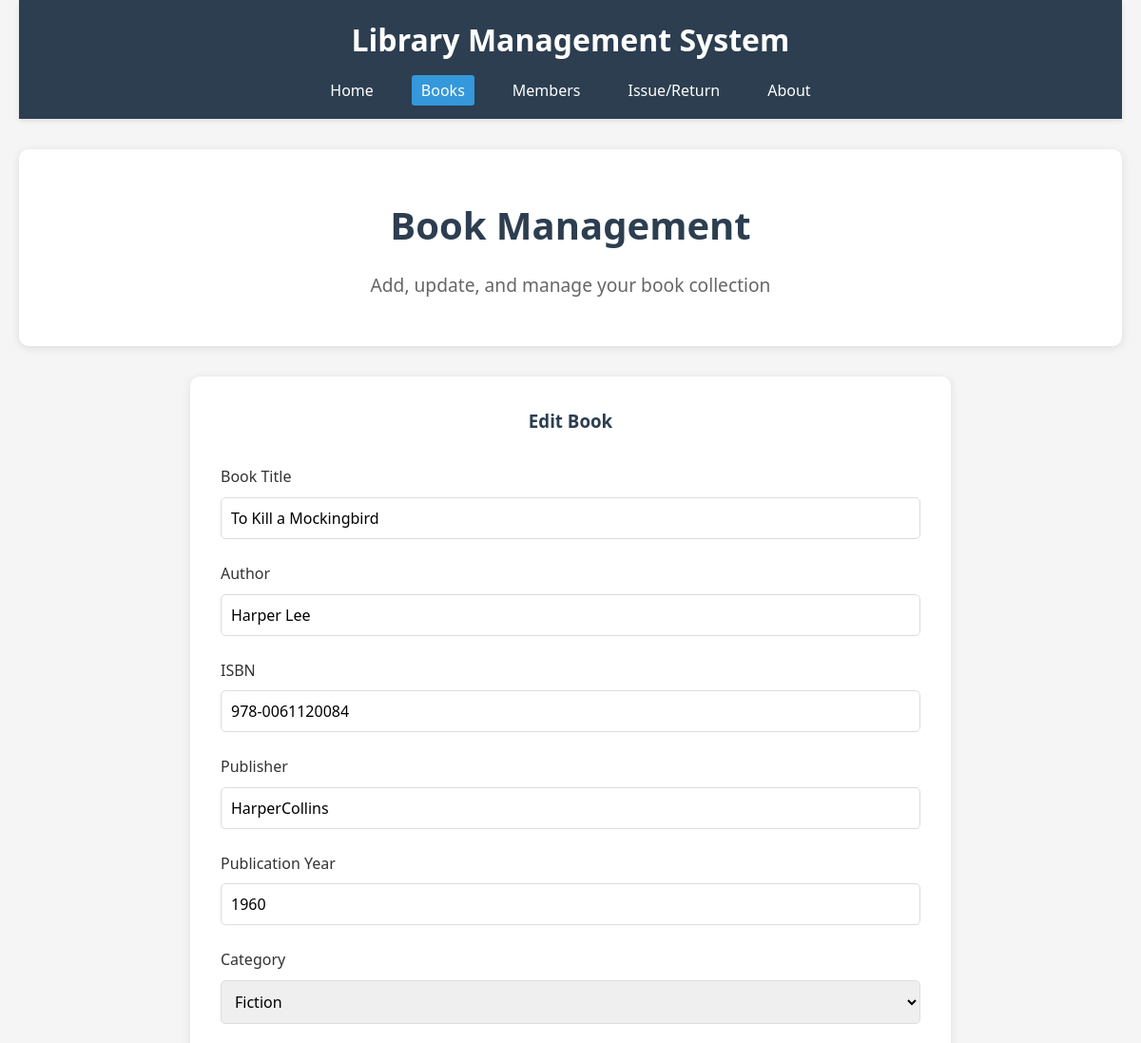
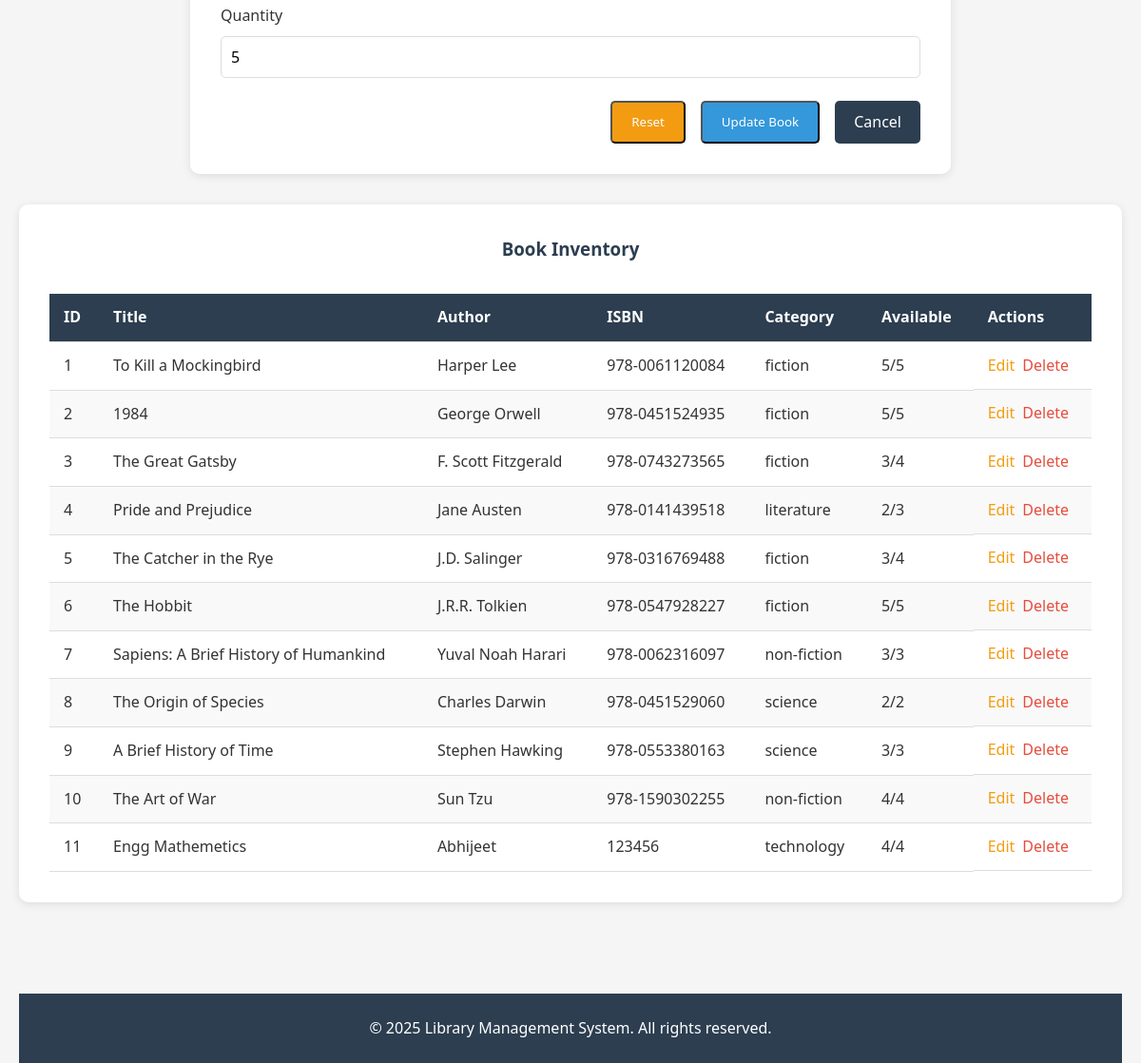
Page /books/edit/1 on the committed database (2 pictures, top to bottom).
### app.py (models this page shows, shortened)
class Book(db.Model):
    id = db.Column(db.Integer, primary_key=True)
    title = db.Column(db.String(100), nullable=False)
    author = db.Column(db.String(100), nullable=False)
    isbn = db.Column(db.String(20), unique=True, nullable=False)
    publisher = db.Column(db.String(100))
    publication_year = db.Column(db.Integer)
    category = db.Column(db.String(50), nullable=False)
    quantity = db.Column(db.Integer, default=1)
    available = db.Column(db.Integer, default=1)
    created_at = db.Column(db.DateTime, default=datetime.utcnow)

### app.py (the view, shortened to what this page needs)
@app.route('/books/edit/<int:id>', methods=['GET', 'POST'])
def edit_book(id):
    book = Book.query.get_or_404(id)
    books = Book.query.all()
    return render_template('books.html', book=book, books=books, edit_mode=True)

### templates/books.html (shortened to what this page needs)
{% extends 'base.html' %}
{% block content %}
<section class="hero">
    <h2>Book Management</h2>
    <p>Add, update, and manage your book collection</p>
</section>
<section class="form-container">
    <h3 class="form-title">{% if edit_mode %}Edit Book{% else %}Add New Book{% endif %}</h3>
    <form action="{% if edit_mode %}{{ url_for('edit_book', id=book.id) }}{% else %}{{ url_for('add_book') }}{% endif %}" method="POST">
        <div class="form-group">
            <label for="bookTitle">Book Title</label>
            <input type="text" id="bookTitle" name="bookTitle" class="form-control" placeholder="Enter book title" value="{% if edit_mode %}{{ book.title }}{% endif %}" required>
        </div>
        <div class="form-group">
            <label for="author">Author</label>
            <input type="text" id="author" name="author" class="form-control" placeholder="Enter author name" value="{% if edit_mode %}{{ book.author }}{% endif %}" required>
        </div>
        <div class="form-group">
            <label for="isbn">ISBN</label>
            <input type="text" id="isbn" name="isbn" class="form-control" placeholder="Enter ISBN number" value="{% if edit_mode %}{{ book.isbn }}{% endif %}" required>
        </div>
        <div class="form-group">
            <label for="publisher">Publisher</label>
            <input type="text" id="publisher" name="publisher" class="form-control" placeholder="Enter publisher name" value="{% if edit_mode %}{{ book.publisher }}{% endif %}">
        </div>
        <div class="form-group">
            <label for="publicationYear">Publication Year</label>
            <input type="number" id="publicationYear" name="publicationYear" class="form-control" placeholder="Enter publication year" value="{% if edit_mode %}{{ book.publication_year }}{% endif %}">
        </div>
        <div class="form-group">
            <label for="category">Category</label>
            <select id="category" name="category" class="form-control" required>
                <option value="fiction" {% if edit_mode and book.category == 'fiction' %}selected{% endif %}>Fiction</option>
            </select>
        </div>
        <div class="form-group">
            <label for="quantity">Quantity</label>
            <input type="number" id="quantity" name="quantity" class="form-control" placeholder="Enter quantity" value="{% if edit_mode %}{{ book.quantity }}{% endif %}" required>
        </div>
        <div class="form-buttons">
            <button type="reset" class="btn" style="background-color: var(--warning-color);">Reset</button>
            <button type="submit" class="btn">{% if edit_mode %}Update Book{% else %}Add Book{% endif %}</button>
            {% if edit_mode %}
            <a href="{{ url_for('books') }}" class="btn" style="background-color: var(--primary-color);">Cancel</a>
            {% endif %}
        </div>
    </form>
</section>
<section class="table-container">
    <h3 class="form-title">Book Inventory</h3>
    <table>
        <thead>
            <tr>
                <th>ID</th>
                <th>Title</th>
                <th>Author</th>
                <th>ISBN</th>
                <th>Category</th>
                <th>Available</th>
                <th>Actions</th>
            </tr>
        </thead>
        <tbody>
            {% if books %}
                {% for book in books %}
                <tr>
                    <td>{{ book.id }}</td>
                    <td>{{ book.title }}</td>
                    <td>{{ book.author }}</td>
                    <td>{{ book.isbn }}</td>
                    <td>{{ book.category }}</td>
                    <td>{{ book.available }}/{{ book.quantity }}</td>
                    <td class="action-buttons">
                        <a href="{{ url_for('edit_book', id=book.id) }}" class="edit-btn">Edit</a>
                        <a href="{{ url_for('delete_book', id=book.id) }}" class="delete-btn" onclick="return confirm('Are you sure you want to delete this book?')">Delete</a>
                    </td>
                </tr>
                {% endfor %}
            {% else %}
                <tr>
                    <td colspan="7" style="text-align: center;">No books available</td>
                </tr>
            {% endif %}
        </tbody>
    </table>
</section>
{% endblock %}

### static/css/styles.css (style rules this page uses)
* { margin: 0; padding: 0; box-sizing: border-box; font-family: 'Segoe UI', Tahoma, Geneva, Verdana, sans-serif; }
:root { --primary-color: #2c3e50; --secondary-color: #3498db; --accent-color: #e74c3c; --light-color: #ecf0f1; --dark-color: #2c3e50; --success-color: #2ecc71; --warning-color: #f39c12; }
body { background-color: #f5f5f5; color: #333; line-height: 1.6; }
a { text-decoration: none; color: var(--secondary-color); }
.btn { display: inline-block; background-color: var(--secondary-color); color: white; padding: 10px 20px; border-radius: 5px; transition: background-color 0.3s; }
.hero { text-align: center; padding: 3rem 1rem; background-color: white; border-radius: 10px; margin-bottom: 2rem; box-shadow: 0 2px 10px rgba(0, 0, 0, 0.1); }
.hero h2 { font-size: 2.5rem; margin-bottom: 1rem; color: var(--primary-color); }
.hero p { font-size: 1.2rem; color: #666; max-width: 800px; margin: 0 auto; }
.form-container { background-color: white; border-radius: 10px; padding: 2rem; max-width: 800px; margin: 0 auto 2rem; box-shadow: 0 2px 10px rgba(0, 0, 0, 0.1); }
.form-title { text-align: center; margin-bottom: 2rem; color: var(--primary-color); }
.form-group { margin-bottom: 1.5rem; }
.form-group label { display: block; margin-bottom: 0.5rem; font-weight: 500; }
.form-control { width: 100%; padding: 10px; border: 1px solid #ddd; border-radius: 5px; font-size: 1rem; }
.form-buttons { display: flex; justify-content: flex-end; gap: 1rem; }
.table-container { background-color: white; border-radius: 10px; padding: 2rem; margin-bottom: 2rem; overflow-x: auto; box-shadow: 0 2px 10px rgba(0, 0, 0, 0.1); }
table { width: 100%; border-collapse: collapse; }
table th, table td { padding: 12px 15px; text-align: left; border-bottom: 1px solid #ddd; }
table th { background-color: var(--primary-color); color: white; }
table tr:nth-child(even) { background-color: #f9f9f9; }
.action-buttons { display: flex; gap: 0.5rem; }
.edit-btn { color: var(--warning-color); }
.delete-btn { color: var(--accent-color); }

### rows in the picture
Book: bookTitle "To Kill a Mockingbird", author "Harper Lee", isbn "978-0061120084", publisher "HarperCollins", publicationYear "1960", category "Fiction", quantity "5", id "1", title "To Kill a Mockingbird", category "fiction", available "5"
Book: id "2", title "1984", author "George Orwell", isbn "978-0451524935", category "fiction", available "5", quantity "5"
Book: id "3", title "The Great Gatsby", author "F. Scott Fitzgerald", isbn "978-0743273565", category "fiction", available "3", quantity "4"
Book: id "4", title "Pride and Prejudice", author "Jane Austen", isbn "978-0141439518", category "literature", available "2", quantity "3"
Book: id "5", title "The Catcher in the Rye", author "J.D. Salinger", isbn "978-0316769488", category "fiction", available "3", quantity "4"
Book: id "6", title "The Hobbit", author "J.R.R. Tolkien", isbn "978-0547928227", category "fiction", available "5", quantity "5"
Book: id "7", title "Sapiens: A Brief History of Humankind", author "Yuval Noah Harari", isbn "978-0062316097", category "non-fiction", available "3", quantity "3"
Book: id "8", title "The Origin of Species", author "Charles Darwin", isbn "978-0451529060", category "science", available "2", quantity "2"
Book: id "9", title "A Brief History of Time", author "Stephen Hawking", isbn "978-0553380163", category "science", available "3", quantity "3"
Book: id "10", title "The Art of War", author "Sun Tzu", isbn "978-1590302255", category "non-fiction", available "4", quantity "4"
Book: id "11", title "Engg Mathemetics", author "Abhijeet", isbn "123456", category "technology", available "4", quantity "4"
